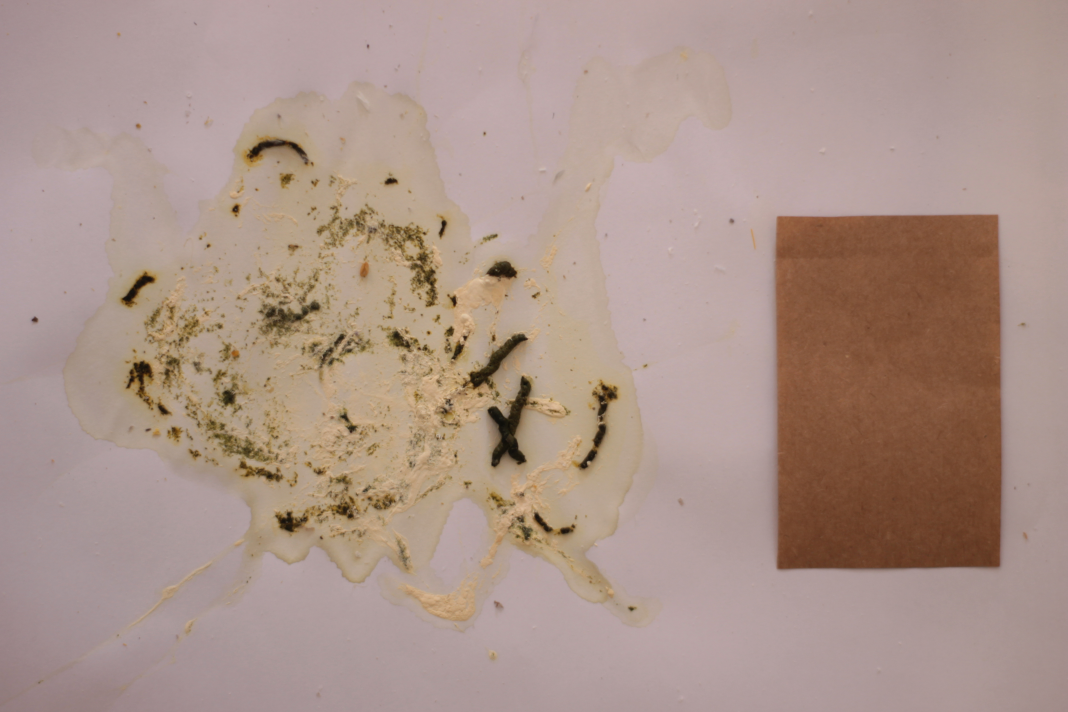
#> input picture img-db/IMG_8766-diarrhea.JPG, 4272 x 2848 px, found by its file name (shown at 1/4 size); its folder holds 5 pictures in this run
$ jupyter execute second-notebook.ipynb
#> lines starting #> are read from the running program, lines starting #| are printed output that depends on the picture; after the words box and inside, x2 and y2 are one past the last pixel; in counts of white or black regions, pixels touching at a corner belong together; long printed decimals are rounded
[cell 1]
# RRM nUSP 6516211
# SCC5830 (2022/1)
# Final Project = Morphological characterization of bird droppings using img. proc. techniques

# #Objectives:
# a) total area, area of solid green phase, area of the white on liquid phase;
# b) presence and intensity of red (indicative of blood);
# c) presence of 'dots' from undigested food on the solid phase;
# d) nº of segments of the solid part;

# #Overview of steps:
# * remove background
# * (a) from not bg isolate ref rectangle and count its pixels
# * (a,d) isolate all poop and normalize
#   - count its pixels
#   - spread/texture measurement (diarhea measurement)
#   - overall parameter to directly compare with other images:
#       . hist 95% confidence distances
#       . Haralick or bag of features 95% confid distances
#       . fourier 95% confid distances
# * from all poop isolate green poop:
#   - (a) count its pixels
#   - (d) spread/texture measurement
#   - (b) redish histogram
#   - (c) histogram
# * from all poop isolate white and yellowish histogram

# #Overview of development
# I started developing the code before the lessons of segmentation, so I've ended developing an alternative way to image segmentation.
# This alternative way is poor in performance and will be changed, but I've decided to keep in this partial step for documentation.
# The first step was to explore the image to gain insights on how to segment using the information of color, since the intuitive human perception probably use this info in this case.
# Channels of RGB and HSV spaces were observed.
# Two functions called 'white_limiar' and 'color_limiar' where created to segment the background and the reference card, respectivelly.
# From the image with the segmented reference card of a known size, the conversion factor mm²/pixel was calculated.
# It appears to be reasonable to assume a constant factor for the image because the image is plain (constant focal distance for the entire frame).
# A low pass filter was used to try to segment the reference card, but it was not sucessful
# The green and red histograms were also explored.

[cell 2]
import numpy as np
import imageio
import matplotlib as mpl, matplotlib.pyplot as plt
#import matplotlib as mpl
import glob

[cell 3]
# [4 lines of commented-out code are left out]

[cell 4]
glob.glob("img-db/*.JPG")

[cell 5]
# Read input
#img_in = (imageio.imread("sample-imgs/sample-photo1-crop.jpg")).astype(np.uint8)
img_in = (imageio.imread("img-db/IMG_8766-diarrhea.JPG")).astype(np.uint8)
#> img_in is the input picture: shape (2848, 4272, 3); mean R, G, B 170.7, 147.3, 137.4
ref_size = 86 * 55 #[mm]

[cell 6]
print(img_in.shape, np.min(img_in), np.max(img_in))
#| (2848, 4272, 3) 5 226
plt.figure(figsize=(15,5))
plt.subplot(121); plt.imshow(img_in)
img_sat = mpl.colors.rgb_to_hsv(img_in)[:,:,1]
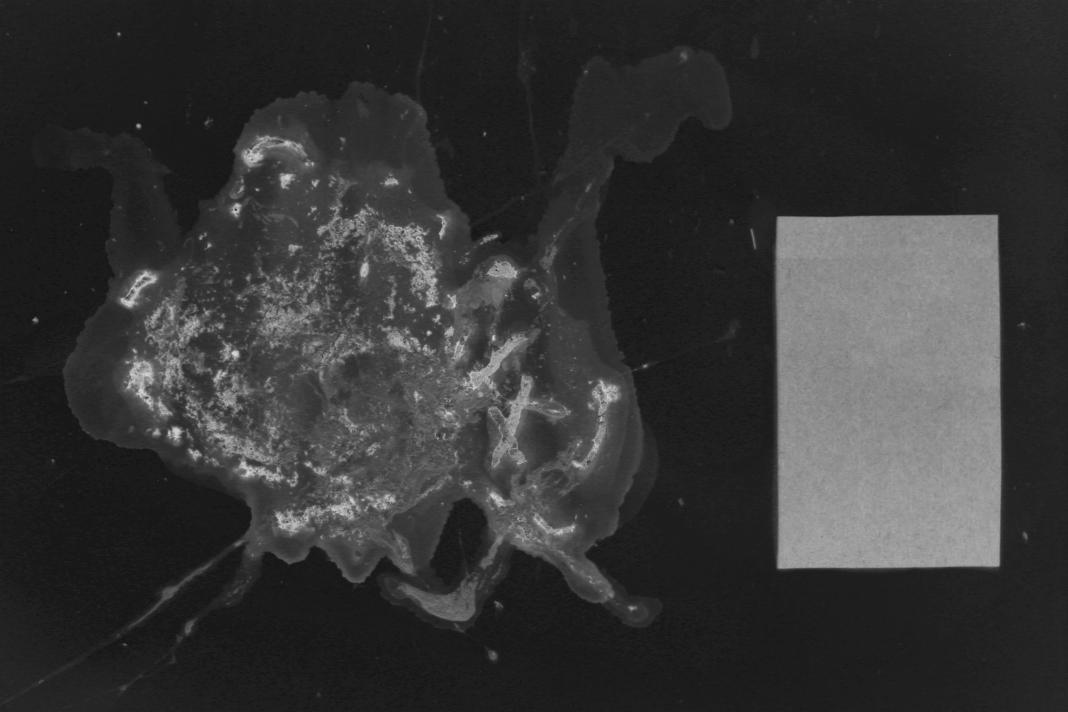
#> img_sat: shape (2848, 4272) float32 (shown at 1/4 size); min 0.0632, max 0.906, mean 0.213
plt.subplot(122); plt.imshow(img_sat, cmap='gray'); plt.colorbar() #; plt.title("Saturation")
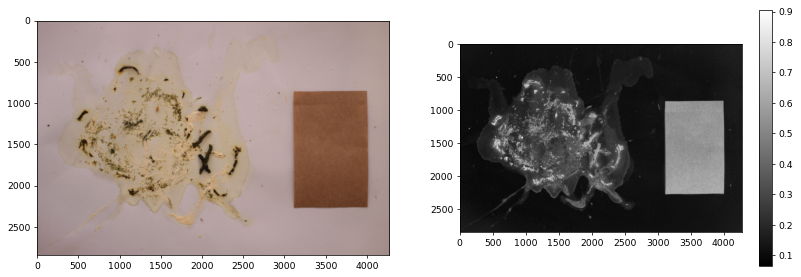
#> figure drawn by matplotlib, 3 panels

[cell 7]
sat_limiar = 0.15
bg = np.where(img_sat < sat_limiar)
#> bg = 7044133 positions, rows 0 to 2847, columns 0 to 4271
img_nobg = np.copy(img_in)
img_nobg[bg] = 0
plt.imshow(img_nobg); plt.title(str(sat_limiar))

[cell 8]
# [11 lines of commented-out code are left out]

[cell 9]
crgb = (113, 71, 47)
thresholdrgb = 25
condition0 = (img_nobg[:,:,0] > crgb[0] + thresholdrgb) | (img_nobg[:,:,0] < crgb[0] - thresholdrgb)
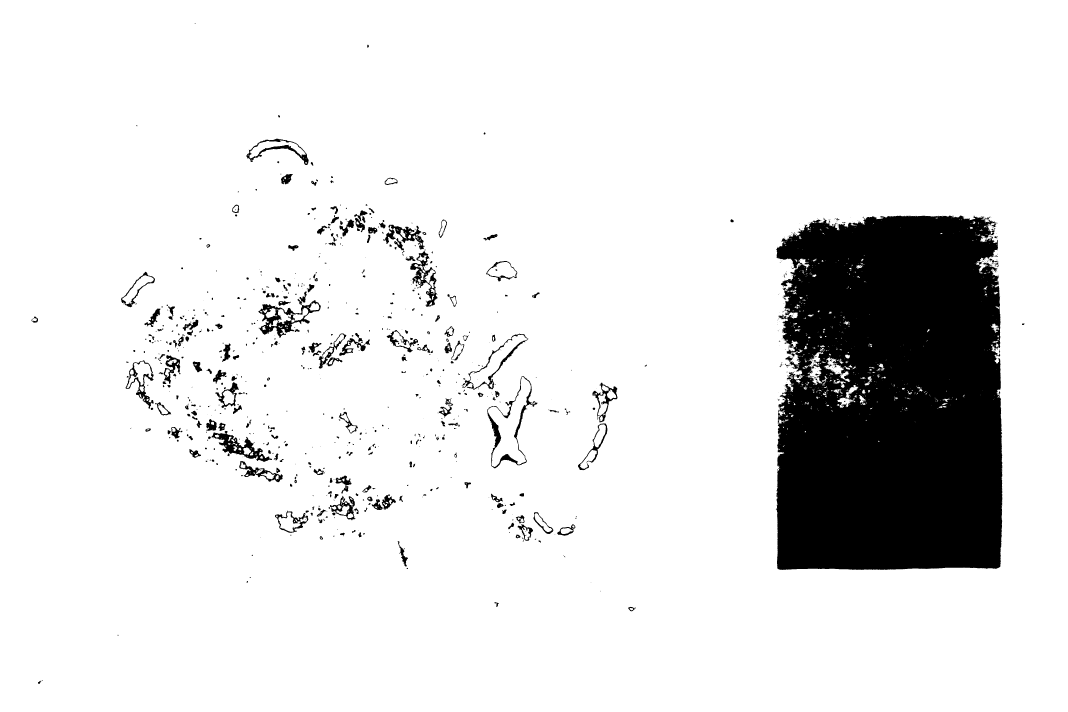
#> condition0: shape (2848, 4272) bool (shown at 1/4 size); 89% white; 1141 black regions (711 under 20 px), largest, box (x1, y1, x2, y2) and area: (3103, 862, 4011, 2280) 1179792, (1033, 1166, 1283, 1352) 11035, (846, 1723, 1088, 1847) 8552
condition1 = (img_nobg[:,:,1] > crgb[1] + thresholdrgb) | (img_nobg[:,:,1] < crgb[1] - thresholdrgb)
#> condition1: shape (2848, 4272) bool; 88.8% white; 718 black regions (379 under 20 px), largest, box (x1, y1, x2, y2) and area: (3107, 862, 4007, 2277) 1241124, (1060, 1205, 1281, 1342) 9248, (1950, 1505, 2149, 1870) 7871
condition2 = (img_nobg[:,:,2] > crgb[2] + thresholdrgb) | (img_nobg[:,:,2] < crgb[2] - thresholdrgb)
#> condition2: shape (2848, 4272) bool; 88.1% white; 936 black regions (525 under 20 px), largest, box (x1, y1, x2, y2) and area: (3107, 862, 4005, 2275) 1242758, (1040, 1201, 1282, 1344) 12538, (1950, 1504, 2151, 1872) 11399
condition = condition0 | condition1 | condition2
#> condition: shape (2848, 4272) bool; 89.7% white; 1144 black regions (778 under 20 px), largest, box (x1, y1, x2, y2) and area: (3107, 862, 4005, 2275) 1170799, (1060, 1205, 1281, 1342) 4840, (1642, 1052, 1750, 1227) 3737
notcard = np.where(condition)
#> notcard = 10913472 positions, rows 0 to 2847, columns 0 to 4271
img_card = np.copy(img_nobg)
img_card[notcard] = 0
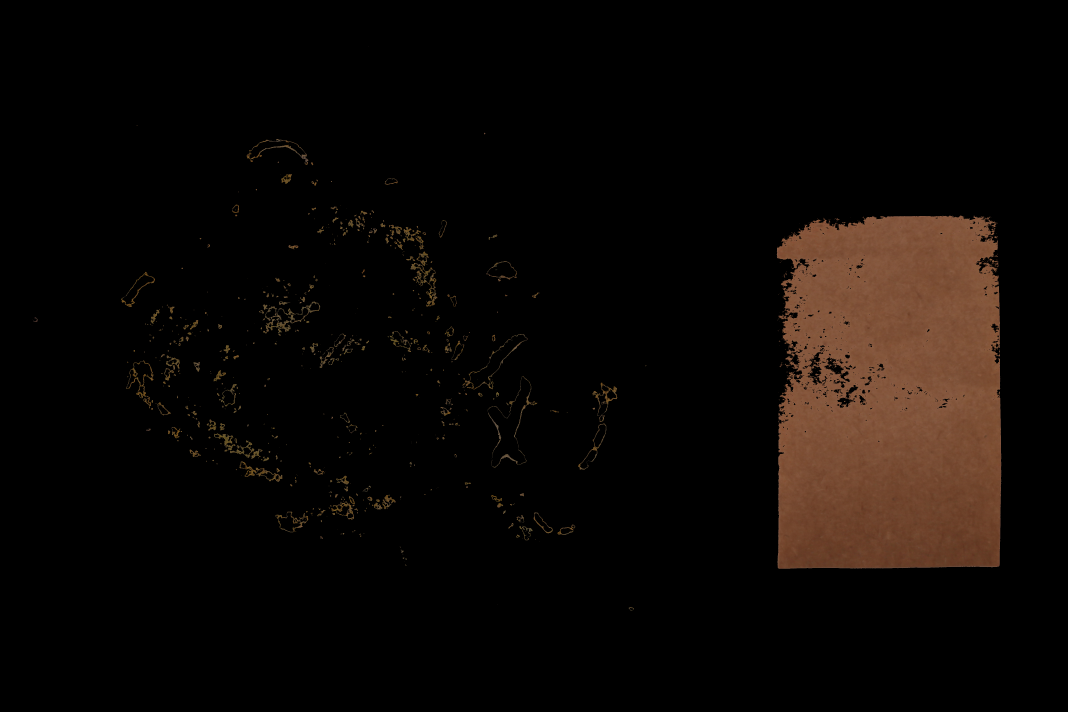
#> img_card: shape (2848, 4272, 3) (shown at 1/4 size); mean R, G, B 12.6, 8.1, 5.4
plt.imshow(img_card)

[cell 10]
pixel_to_area = ref_size/np.sum(img_card > 0)
#> pixel_to_area = 0.00126

[cell 11]
"{:.3} [mm^2/pixel]".format(pixel_to_area)
#> Out = '0.00126 [mm^2/pixel]'

[cell 12]
img_pre = np.zeros(img_nobg.shape, dtype=np.uint8)
img_pre[notcard] = np.copy(img_nobg[notcard])
plt.imshow(img_pre)

[cell 13]
area_total = pixel_to_area * np.sum(img_pre > 0)
#> area_total = 14604.4
"{:.0f} [mm^2]".format(area_total)
#> Out = '14604 [mm^2]'

[cell 14]
def grayscale_convert(img_in, r=0.299, g=0.587, b=0.114):
    # Default parameter values are for luminance conversion
    img_float = np.array(img_in).astype(float)
    img_lum = (r*img_float[:,:,0] + g*img_float[:,:,1] + b*img_float[:,:,2]).astype(np.uint8)

    return img_lum

[cell 15]
plt.imshow(grayscale_convert(img_pre), cmap="gray")
#> in grayscale_convert, `img_lum = (r*img_float[:,:,0] + g*img_float[:,:,1] + b*img_float[:,:,2..`:
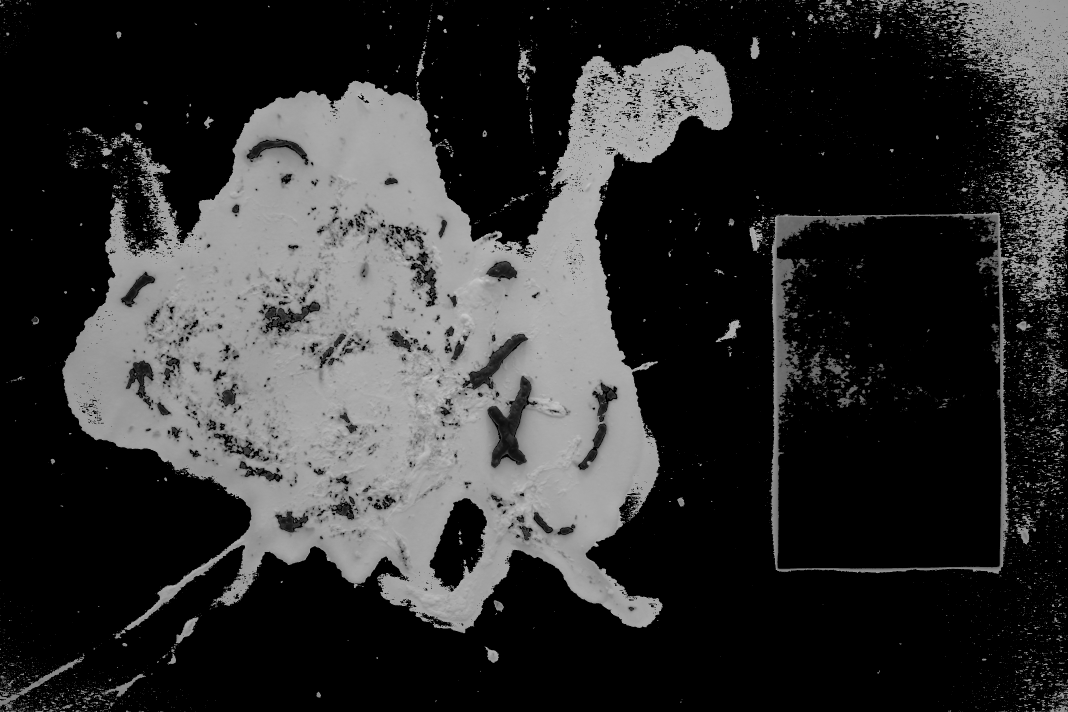
#> img_lum: shape (2848, 4272) (shown at 1/4 size); min 0, max 205, mean 49.1

[cell 16]
def haralick(glcm_norm):  # Calculate Haralick descriptors
    im = np.array([glcm_norm.shape[0]*[i] for i in range(glcm_norm.shape[0])])
    jm = np.array([glcm_norm.shape[1]*[j] for j in range(glcm_norm.shape[1])])

    auto_cor = np.sum(np.multiply(np.multiply(im, jm),glcm_norm))
    contrast = np.sum(np.multiply((im - jm)**2 , glcm_norm))
    dissim   = np.sum(np.multiply(np.abs(im - jm),glcm_norm))
    energy   = np.sum(glcm_norm**2)
    entropy  = np.sum((-1)*np.multiply(glcm_norm[glcm_norm.nonzero()],np.log(glcm_norm[glcm_norm.nonzero()])))
    homog    = np.sum(np.divide(glcm_norm, (1+(im-jm)**2)))
    inv_dif  = np.sum(np.divide(glcm_norm, (1+np.abs(im-jm))))
    max_prob = np.max(glcm_norm)

    return [auto_cor, contrast, dissim, energy, entropy, homog, inv_dif, max_prob]

[cell 17]
neighbour = (0, 1)

img_descs = []
# for img_name in img_names[:1]:
    # Part 1 - Morphological Image Processing
img_gray = grayscale_convert(img_pre)

# Part 2.1 - Feature extraction
# Calculate start and end indexes to avoid undefined neighbours
x_start =  1 if neighbour[0] == -1 else 0
x_end = -1 if neighbour[0] == 1 else img_gray.shape[0]
#> x_end = 2848
y_start = 1 if neighbour[1] == -1 else 0
y_end = -1 if neighbour[1] == 1 else img_gray.shape[1]
#> y_end = -1

shifted_img = np.roll(img_gray, (0-neighbour[0],0-neighbour[1]), axis=(0,1))  # Places the neighbour above the ref position
glcm = np.histogram2d(np.ravel(   img_gray[x_start : x_end, y_start : y_end]), \
                      np.ravel(shifted_img[x_start : x_end, y_start : y_end]), \
                      bins=256, range=[[0,256],[0,256]])
glcm_norm = glcm[0]/np.sum(glcm[0])

desc = haralick(glcm_norm)
#> in haralick, `auto_cor = np.sum(np.multiply(np.multiply(im, jm),glcm_norm))`: auto_cor = 7778.6
#> in haralick, `auto_cor = np.sum(np.multiply(np.multiply(im, jm),glcm_norm))`:
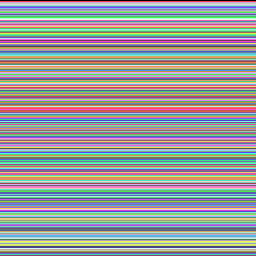
#> im: shape (256, 256) int64; 256 distinct labels, from 0 to 255; one colour per label, 0 black
#> in haralick, `contrast = np.sum(np.multiply((im - jm)**2 , glcm_norm))`: contrast = 0
#> in haralick, `energy   = np.sum(glcm_norm**2)`: energy = 0.457
#> in haralick, `entropy  = np.sum((-1)*np.multiply(glcm_norm[glcm_norm.nonzero()],np.l..`: entropy = 2.55
#> in haralick, `homog    = np.sum(np.divide(glcm_norm, (1+(im-jm)**2)))`: homog = 1
#> in haralick, `max_prob = np.max(glcm_norm)`: max_prob = 0.676
#> desc = [7778.6, 0, 0, 0.457, 2.55, 1, 1, 0.676]
    # img_descs.append(desc)

print(desc)
#| [7778.642, 0.0, 0.0, 0.4573, 2.553, 1, 1, 0.6758]

[cell 18]
# Fourier transform of input image
spec_freq_0 = np.fft.fft2(img_gray, s=img_gray.shape)
spec_freq_c = np.fft.fftshift(spec_freq_0)
spec_freq_log = np.log(spec_freq_c)
plt.imshow(spec_freq_log.real, cmap="gray")
#plt.imshow(spec_freq_c.real, cmap="gray")
plt.colorbar()

[cell 19]
img_poop_r = img_pre[:,:,0]
img_poop_g = img_pre[:,:,1]
img_poop_b = img_pre[:,:,2]

hist_r = np.histogram(img_poop_r[(img_poop_r > 5) & (img_poop_r < 250)], bins=64)
hist_g = np.histogram(img_poop_g[(img_poop_g > 5) & (img_poop_g < 250)], bins=64)
hist_b = np.histogram(img_poop_g[(img_poop_g > 5) & (img_poop_g < 250)], bins=64)


plt.figure(figsize=(15,5))
plt.subplot(311); plt.bar(hist_r[1][:-1]-0.2,hist_r[0], 0.4, color='red')#; plt.xlim([0,255])
plt.subplot(312); plt.bar(hist_g[1][:-1]-0.2,hist_g[0], 0.4, color='green')#; plt.xlim([0,255])
plt.subplot(313); plt.bar(hist_b[1][:-1]-0.2,hist_g[0], 0.4, color='blue')#; plt.xlim([0,255])
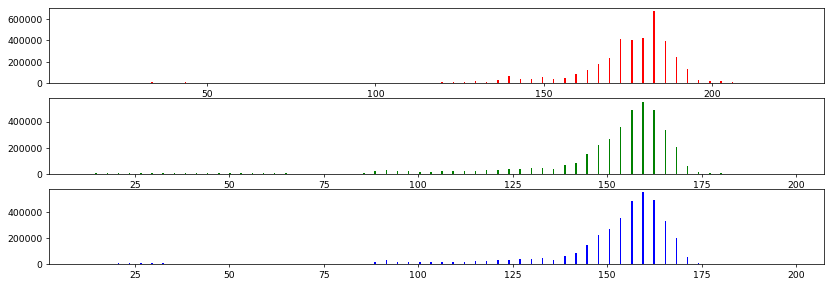
#> figure drawn by matplotlib, 3 panels; panel 1: tallest bar 670569 high, from x = 182.5 to 182.9; panel 2: tallest bar 551818 high, from x = 159.3 to 159.7; panel 3: tallest bar 551818 high, from x = 159.3 to 159.7

[cell 20]
whitelvl = 130
solid_phase = np.where(grayscale_convert(img_pre) < whitelvl)
#> solid_phase = 8677338 positions, rows 0 to 2847, columns 0 to 4271
liquid_phase = np.where(grayscale_convert(img_pre) >= whitelvl)
#> liquid_phase = 3489318 positions, rows 0 to 2847, columns 0 to 4271

img_solid = np.zeros(img_pre.shape, dtype=np.uint8)
img_solid[solid_phase] = np.copy(img_pre[solid_phase])

img_liquid = np.zeros(img_pre.shape, dtype=np.uint8)
img_liquid[liquid_phase] = np.copy(img_pre[liquid_phase])
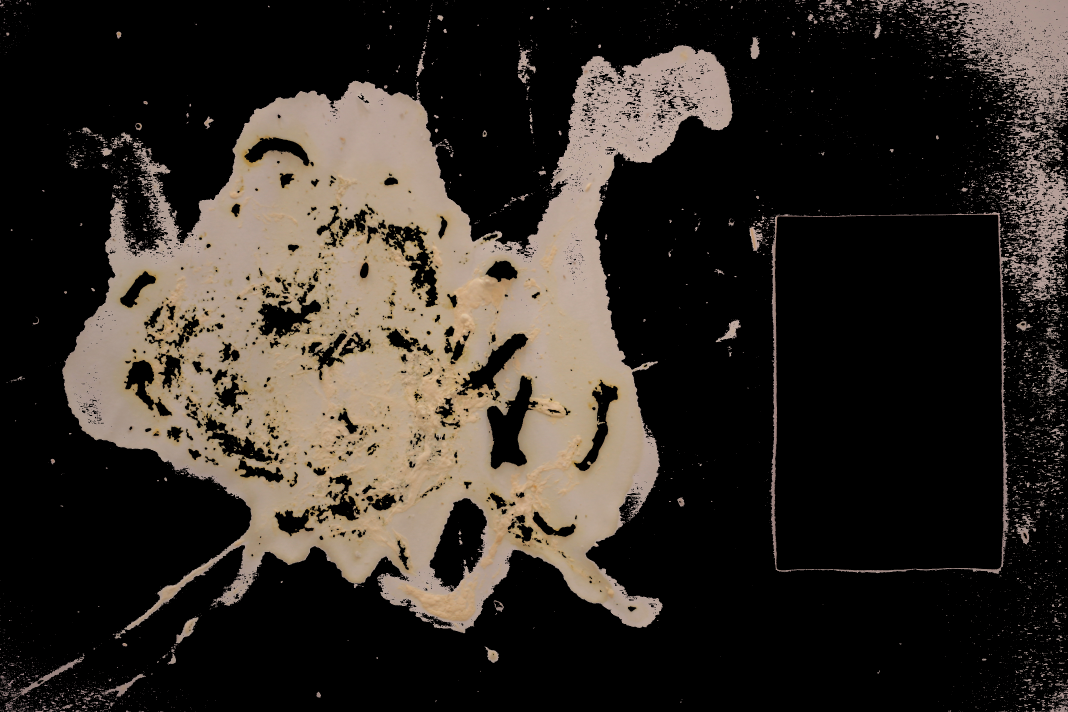
#> img_liquid: shape (2848, 4272, 3) (shown at 1/4 size); mean R, G, B 51.6, 45.1, 39

plt.figure(figsize=(15,5))
plt.subplot(121); plt.imshow(img_solid)
plt.subplot(122); plt.imshow(img_liquid); plt.title(str(whitelvl))
